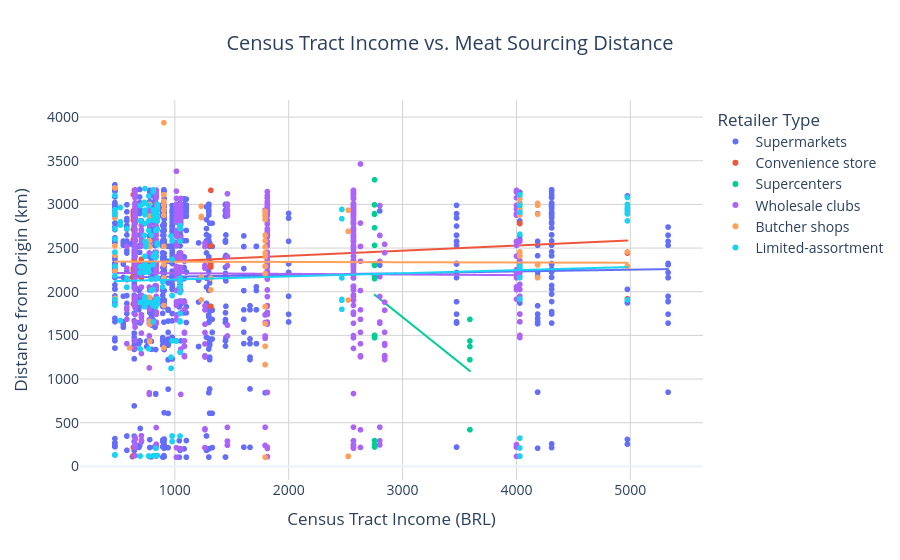

Notebook source saved alongside this figure:
### Code cell
import plotly.express as px
#Ensure Retailer Types are in English if not already applied

mapping_dict = {
    "Acougue": "Butcher shops",
    "Atacarejo/Clubes": "Wholesale clubs",
    "Conveniência": "Convenience store",
    "Hiper/Supercenter": "Supercenters",
    "Sortimento limitado": "Limited-assortment",
    "Supermercado": "Supermarkets"
}
# Only apply if the values are still in Portuguese
if df["porte_loja"].isin(["Acougue", "Supermercado"]).any():
    df["porte_loja"] = df["porte_loja"].replace(mapping_dict)

#Create the Scatter Plot
# Visualizing the relationship between Neighborhood Income and Sourcing Distance
# 'trendline="ols"' adds an Ordinary Least Squares regression line to check for correlations
fig = px.scatter(
    df,
    x="renda_setor",
    y="distancia_km",
    color="porte_loja",
    title="Census Tract Income vs. Meat Sourcing Distance",
    labels={
        "renda_setor": "Census Tract Income (BRL)", # BRL or R$
        "distancia_km": "Distance from Origin (km)",
        "porte_loja": "Retailer Type",
    },
    trendline="ols",         
    template="plotly_white",  
)

#Refine Layout
fig.update_layout(
    title_x=0.5,              
    font=dict(size=14),       
    legend=dict(
        title="Retailer Type",
        yanchor="top",
        y=0.99,
        xanchor="left",
        x=1.02                
    ),
    xaxis=dict(
        showgrid=True,
        gridcolor='lightgrey'
    ),
    yaxis=dict(
        showgrid=True,
        gridcolor='lightgrey'
    )
)

#Save and Display
fig.write_html("saida/hipotese1_acessorio_renda_translated.html")
fig.show()

### Figure 1 — Plotly figure (JSON) as saved in the notebook; plotly's stock layout.template omitted (floating-point values rounded to 4 significant figures; data arrays with more than 128 entries replaced by an {"elided": "..."} marker saying what was removed)
{"data": [{"hovertemplate": "Retailer Type=Supermarkets<br>Census Tract Income (BRL)=%{x}<br>Distance from Origin (km)=%{y}<extra></extra>", "legendgroup": "Supermarkets", "marker": {"color": "#636efa", "symbol": "circle"}, "mode": "markers", "name": "Supermarkets", "showlegend": true, "type": "scattergl", "x": {"elided": "1214 float values"}, "xaxis": "x", "y": {"elided": "1214 float values"}, "yaxis": "y"}, {"hovertemplate": "<b>OLS trendline</b><br>distancia_km = 0.019947 * renda_setor + 2152.83<br>R<sup>2</sup>=0.000800<br><br>Retailer Type=Supermarkets<br>Census Tract Income (BRL)=%{x}<br>Distance from Origin (km)=%{y} <b>(trend)</b><extra></extra>", "legendgroup": "Supermarkets", "marker": {"color": "#636efa", "symbol": "circle"}, "mode": "lines", "name": "Supermarkets", "showlegend": false, "type": "scattergl", "x": {"elided": "1214 float values"}, "xaxis": "x", "y": {"elided": "1214 float values"}, "yaxis": "y"}, {"hovertemplate": "Retailer Type=Convenience store<br>Census Tract Income (BRL)=%{x}<br>Distance from Origin (km)=%{y}<extra></extra>", "legendgroup": "Convenience store", "marker": {"color": "#EF553B", "symbol": "circle"}, "mode": "markers", "name": "Convenience store", "showlegend": true, "type": "scattergl", "x": [628.3, 4974.0, 4974.0, 4974.0, 4974.0, 4030.0, 4030.0, 4030.0, 4030.0, 4030.0, 4030.0, 1317.0, 1317.0, 1317.0, 1317.0, 1317.0, 645.3, 645.3, 645.3, 645.3, 645.3, 645.3, 645.3, 645.3, 645.3, 645.3, 707.0, 707.0, 707.0, 707.0, 707.0, 707.0, 635.9, 635.9, 635.9, 635.9, 635.9, 635.9, 635.9, 635.9, 635.9, 635.9, 635.9, 635.9, 635.9, 635.9, 635.9, 635.9, 2569.0, 2569.0, 2569.0, 2569.0, 2569.0, 2569.0, 2569.0, 2569.0, 2569.0, 2569.0, 2569.0, 2569.0, 2569.0, 2569.0, 643.9], "xaxis": "x", "y": [2165.0, 2292.0, 1918.0, 2443.0, 1908.0, 2896.0, 2947.0, 2781.0, 2162.0, 2579.0, 2896.0, 1834.0, 2316.0, 2282.0, 3162.0, 2525.0, 2317.0, 2655.0, 2285.0, 2894.0, 2906.0, 1915.0, 1854.0, 2836.0, 2243.0, 3163.0, 2582.0, 1958.0, 297.7, 1869.0, 2372.0, 2160.0, 2861.0, 2821.0, 2223.0, 122.1, 2910.0, 2269.0, 2879.0, 3111.0, 2247.0, 217.9, 2876.0, 2597.0, 1858.0, 2714.0, 2926.0, 2177.0, 2315.0, 2064.0, 2158.0, 3140.0, 2875.0, 2590.0, 1903.0, 2407.0, 2959.0, 2777.0, 2361.0, 2730.0, 3077.0, 2987.0, 2345.0], "yaxis": "y"}, {"hovertemplate": "<b>OLS trendline</b><br>distancia_km = 0.0587798 * renda_setor + 2293.89<br>R<sup>2</sup>=0.017568<br><br>Retailer Type=Convenience store<br>Census Tract Income (BRL)=%{x}<br>Distance from Origin (km)=%{y} <b>(trend)</b><extra></extra>", "legendgroup": "Convenience store", "marker": {"color": "#EF553B", "symbol": "circle"}, "mode": "lines", "name": "Convenience store", "showlegend": false, "type": "scattergl", "x": [628.3, 635.9, 635.9, 635.9, 635.9, 635.9, 635.9, 635.9, 635.9, 635.9, 635.9, 635.9, 635.9, 635.9, 635.9, 635.9, 635.9, 643.9, 645.3, 645.3, 645.3, 645.3, 645.3, 645.3, 645.3, 645.3, 645.3, 645.3, 707.0, 707.0, 707.0, 707.0, 707.0, 707.0, 1317.0, 1317.0, 1317.0, 1317.0, 1317.0, 2569.0, 2569.0, 2569.0, 2569.0, 2569.0, 2569.0, 2569.0, 2569.0, 2569.0, 2569.0, 2569.0, 2569.0, 2569.0, 2569.0, 4030.0, 4030.0, 4030.0, 4030.0, 4030.0, 4030.0, 4974.0, 4974.0, 4974.0, 4974.0], "xaxis": "x", "y": [2331.0, 2331.0, 2331.0, 2331.0, 2331.0, 2331.0, 2331.0, 2331.0, 2331.0, 2331.0, 2331.0, 2331.0, 2331.0, 2331.0, 2331.0, 2331.0, 2331.0, 2332.0, 2332.0, 2332.0, 2332.0, 2332.0, 2332.0, 2332.0, 2332.0, 2332.0, 2332.0, 2332.0, 2335.0, 2335.0, 2335.0, 2335.0, 2335.0, 2335.0, 2371.0, 2371.0, 2371.0, 2371.0, 2371.0, 2445.0, 2445.0, 2445.0, 2445.0, 2445.0, 2445.0, 2445.0, 2445.0, 2445.0, 2445.0, 2445.0, 2445.0, 2445.0, 2445.0, 2531.0, 2531.0, 2531.0, 2531.0, 2531.0, 2531.0, 2586.0, 2586.0, 2586.0, 2586.0], "yaxis": "y"}, {"hovertemplate": "Retailer Type=Supercenters<br>Census Tract Income (BRL)=%{x}<br>Distance from Origin (km)=%{y}<extra></extra>", "legendgroup": "Supercenters", "marker": {"color": "#00cc96", "symbol": "circle"}, "mode": "markers", "name": "Supercenters", "showlegend": true, "type": "scattergl", "x": [2754.0, 2754.0, 2754.0, 2754.0, 2754.0, 2754.0, 2754.0, 2754.0, 2754.0, 2754.0, 2754.0, 2754.0, 2754.0, 2754.0, 2754.0, 2754.0, 2754.0, 2754.0, 2754.0, 2754.0, 2754.0, 2754.0, 2754.0, 2754.0, 2754.0, 2754.0, 2754.0, 3591.0, 3591.0, 3591.0, 3591.0, 3591.0, 3591.0], "xaxis": "x", "y": [2996.0, 1474.0, 1474.0, 221.9, 2320.0, 2149.0, 2318.0, 2531.0, 2161.0, 2895.0, 295.4, 2301.0, 1499.0, 247.8, 2995.0, 3283.0, 1474.0, 2175.0, 1474.0, 1474.0, 2320.0, 1499.0, 1499.0, 1474.0, 2733.0, 2888.0, 2888.0, 1436.0, 1683.0, 1373.0, 420.1, 420.1, 1221.0], "yaxis": "y"}, {"hovertemplate": "<b>OLS trendline</b><br>distancia_km = -1.04269 * renda_setor + 4836.79<br>R<sup>2</sup>=0.155725<br><br>Retailer Type=Supercenters<br>Census Tract Income (BRL)=%{x}<br>Distance from Origin (km)=%{y} <b>(trend)</b><extra></extra>", "legendgroup": "Supercenters", "marker": {"color": "#00cc96", "symbol": "circle"}, "mode": "lines", "name": "Supercenters", "showlegend": false, "type": "scattergl", "x": [2754.0, 2754.0, 2754.0, 2754.0, 2754.0, 2754.0, 2754.0, 2754.0, 2754.0, 2754.0, 2754.0, 2754.0, 2754.0, 2754.0, 2754.0, 2754.0, 2754.0, 2754.0, 2754.0, 2754.0, 2754.0, 2754.0, 2754.0, 2754.0, 2754.0, 2754.0, 2754.0, 3591.0, 3591.0, 3591.0, 3591.0, 3591.0, 3591.0], "xaxis": "x", "y": [1965.0, 1965.0, 1965.0, 1965.0, 1965.0, 1965.0, 1965.0, 1965.0, 1965.0, 1965.0, 1965.0, 1965.0, 1965.0, 1965.0, 1965.0, 1965.0, 1965.0, 1965.0, 1965.0, 1965.0, 1965.0, 1965.0, 1965.0, 1965.0, 1965.0, 1965.0, 1965.0, 1092.0, 1092.0, 1092.0, 1092.0, 1092.0, 1092.0], "yaxis": "y"}, {"hovertemplate": "Retailer Type=Wholesale clubs<br>Census Tract Income (BRL)=%{x}<br>Distance from Origin (km)=%{y}<extra></extra>", "legendgroup": "Wholesale clubs", "marker": {"color": "#ab63fa", "symbol": "circle"}, "mode": "markers", "name": "Wholesale clubs", "showlegend": true, "type": "scattergl", "x": {"elided": "648 float values"}, "xaxis": "x", "y": {"elided": "648 float values"}, "yaxis": "y"}, {"hovertemplate": "<b>OLS trendline</b><br>distancia_km = -0.00703987 * renda_setor + 2218.69<br>R<sup>2</sup>=0.000070<br><br>Retailer Type=Wholesale clubs<br>Census Tract Income (BRL)=%{x}<br>Distance from Origin (km)=%{y} <b>(trend)</b><extra></extra>", "legendgroup": "Wholesale clubs", "marker": {"color": "#ab63fa", "symbol": "circle"}, "mode": "lines", "name": "Wholesale clubs", "showlegend": false, "type": "scattergl", "x": {"elided": "648 float values"}, "xaxis": "x", "y": {"elided": "648 float values"}, "yaxis": "y"}, {"hovertemplate": "Retailer Type=Butcher shops<br>Census Tract Income (BRL)=%{x}<br>Distance from Origin (km)=%{y}<extra></extra>", "legendgroup": "Butcher shops", "marker": {"color": "#FFA15A", "symbol": "circle"}, "mode": "markers", "name": "Butcher shops", "showlegend": true, "type": "scattergl", "x": [779.2, 779.2, 779.2, 779.2, 4030.0, 4030.0, 4030.0, 4030.0, 4030.0, 4030.0, 4974.0, 4974.0, 4974.0, 4030.0, 4030.0, 4030.0, 4030.0, 4030.0, 1232.0, 1232.0, 1232.0, 1232.0, 1232.0, 904.2, 904.2, 904.2, 904.2, 904.2, 904.2, 904.2, 1793.0, 1793.0, 1793.0, 1793.0, 1793.0, 1793.0, 1793.0, 1793.0, 1793.0, 1793.0, 1793.0, 1793.0, 1793.0, 1793.0, 1793.0, 1793.0, 1793.0, 904.2, 904.2, 904.2, 904.2, 904.2, 904.2, 779.2, 779.2, 779.2, 779.2, 779.2, 4186.0, 4186.0, 4186.0, 4186.0, 4186.0, 4186.0, 4186.0, 4186.0, 603.5, 1317.0, 1317.0, 474.2, 474.2, 474.2, 474.2, 474.2, 474.2, 474.2, 474.2, 2523.0, 2523.0, 2523.0, 2523.0, 2523.0], "xaxis": "x", "y": [2864.0, 1935.0, 2517.0, 2585.0, 1917.0, 3069.0, 1917.0, 117.0, 2928.0, 2410.0, 2456.0, 2911.0, 2292.0, 3005.0, 2880.0, 2935.0, 2456.0, 2410.0, 2849.0, 2980.0, 2164.0, 1906.0, 2863.0, 3935.0, 2154.0, 2993.0, 2993.0, 2876.0, 1842.0, 3036.0, 1634.0, 2446.0, 2206.0, 2402.0, 1166.0, 2884.0, 2291.0, 2515.0, 2923.0, 2864.0, 2584.0, 2878.0, 105.2, 1829.0, 2828.0, 2647.0, 1376.0, 2309.0, 1356.0, 2520.0, 2935.0, 3111.0, 2159.0, 1659.0, 1625.0, 1893.0, 1430.0, 3002.0, 2308.0, 2308.0, 2308.0, 2161.0, 2990.0, 2888.0, 3012.0, 2161.0, 1357.0, 2020.0, 2154.0, 3188.0, 2419.0, 2525.0, 2904.0, 2240.0, 2846.0, 1926.0, 2720.0, 115.2, 2691.0, 2935.0, 1905.0, 115.2], "yaxis": "y"}, {"hovertemplate": "<b>OLS trendline</b><br>distancia_km = -0.00297719 * renda_setor + 2347.17<br>R<sup>2</sup>=0.000035<br><br>Retailer Type=Butcher shops<br>Census Tract Income (BRL)=%{x}<br>Distance from Origin (km)=%{y} <b>(trend)</b><extra></extra>", "legendgroup": "Butcher shops", "marker": {"color": "#FFA15A", "symbol": "circle"}, "mode": "lines", "name": "Butcher shops", "showlegend": false, "type": "scattergl", "x": [474.2, 474.2, 474.2, 474.2, 474.2, 474.2, 474.2, 474.2, 603.5, 779.2, 779.2, 779.2, 779.2, 779.2, 779.2, 779.2, 779.2, 779.2, 904.2, 904.2, 904.2, 904.2, 904.2, 904.2, 904.2, 904.2, 904.2, 904.2, 904.2, 904.2, 904.2, 1232.0, 1232.0, 1232.0, 1232.0, 1232.0, 1317.0, 1317.0, 1793.0, 1793.0, 1793.0, 1793.0, 1793.0, 1793.0, 1793.0, 1793.0, 1793.0, 1793.0, 1793.0, 1793.0, 1793.0, 1793.0, 1793.0, 1793.0, 1793.0, 2523.0, 2523.0, 2523.0, 2523.0, 2523.0, 4030.0, 4030.0, 4030.0, 4030.0, 4030.0, 4030.0, 4030.0, 4030.0, 4030.0, 4030.0, 4030.0, 4186.0, 4186.0, 4186.0, 4186.0, 4186.0, 4186.0, 4186.0, 4186.0, 4974.0, 4974.0, 4974.0], "xaxis": "x", "y": [2346.0, 2346.0, 2346.0, 2346.0, 2346.0, 2346.0, 2346.0, 2346.0, 2345.0, 2345.0, 2345.0, 2345.0, 2345.0, 2345.0, 2345.0, 2345.0, 2345.0, 2345.0, 2344.0, 2344.0, 2344.0, 2344.0, 2344.0, 2344.0, 2344.0, 2344.0, 2344.0, 2344.0, 2344.0, 2344.0, 2344.0, 2344.0, 2344.0, 2344.0, 2344.0, 2344.0, 2343.0, 2343.0, 2342.0, 2342.0, 2342.0, 2342.0, 2342.0, 2342.0, 2342.0, 2342.0, 2342.0, 2342.0, 2342.0, 2342.0, 2342.0, 2342.0, 2342.0, 2342.0, 2342.0, 2340.0, 2340.0, 2340.0, 2340.0, 2340.0, 2335.0, 2335.0, 2335.0, 2335.0, 2335.0, 2335.0, 2335.0, 2335.0, 2335.0, 2335.0, 2335.0, 2335.0, 2335.0, 2335.0, 2335.0, 2335.0, 2335.0, 2335.0, 2335.0, 2332.0, 2332.0, 2332.0], "yaxis": "y"}, {"hovertemplate": "Retailer Type=Limited-assortment<br>Census Tract Income (BRL)=%{x}<br>Distance from Origin (km)=%{y}<extra></extra>", "legendgroup": "Limited-assortment", "marker": {"color": "#19d3f3", "symbol": "circle"}, "mode": "markers", "name": "Limited-assortment", "showlegend": true, "type": "scattergl", "x": {"elided": "154 float values"}, "xaxis": "x", "y": {"elided": "154 float values"}, "yaxis": "y"}, {"hovertemplate": "<b>OLS trendline</b><br>distancia_km = 0.0358954 * renda_setor + 2103.96<br>R<sup>2</sup>=0.002868<br><br>Retailer Type=Limited-assortment<br>Census Tract Income (BRL)=%{x}<br>Distance from Origin (km)=%{y} <b>(trend)</b><extra></extra>", "legendgroup": "Limited-assortment", "marker": {"color": "#19d3f3", "symbol": "circle"}, "mode": "lines", "name": "Limited-assortment", "showlegend": false, "type": "scattergl", "x": {"elided": "154 float values"}, "xaxis": "x", "y": {"elided": "154 float values"}, "yaxis": "y"}], "layout": {"font": {"size": 14}, "legend": {"title": {"text": "Retailer Type"}, "tracegroupgap": 0, "x": 1.02, "xanchor": "left", "y": 0.99, "yanchor": "top"}, "title": {"text": "Census Tract Income vs. Meat Sourcing Distance", "x": 0.5}, "xaxis": {"anchor": "y", "domain": [0, 1], "gridcolor": "lightgrey", "showgrid": true, "title": {"text": "Census Tract Income (BRL)"}}, "yaxis": {"anchor": "x", "domain": [0, 1], "gridcolor": "lightgrey", "showgrid": true, "title": {"text": "Distance from Origin (km)"}}}}
